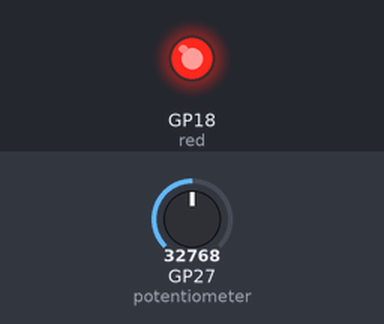
A program run on a simulated Raspberry Pi Pico running MicroPython. Shown: output pins drawn as LEDs (lit = HIGH). The test bench sets the inputs (shaded band); at power-on: GP27 (potentiometer) = 32768 (analog values on the 0–65535 scale).

Above: at 1.2 s.
1.3 s: GP27 (potentiometer) set to 7864
At 1.9 s:
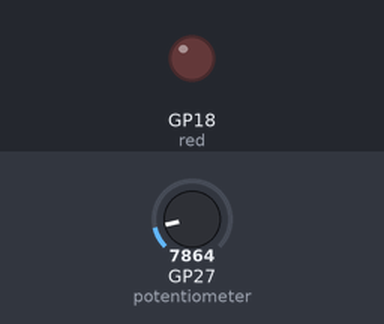
4.8 s: GP27 (potentiometer) set to 0
Timing chart, 0 to 5.2 s (numbered marks = the images above; inputs shaded):
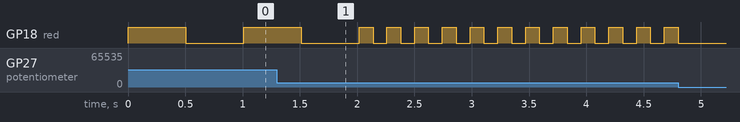

Measured:
- by itself, GP18 (red): repeats every 0.24 s: HIGH 0.12 s, LOW 0.12 s

The program:

day4_2.py
```python
# Imports
from machine import ADC, Pin
import time

# Set up the potentiometer on ADC pin 27
potentiometer = ADC(Pin(27))

# Set up the red LED pin
red = Pin(18, Pin.OUT)

# Create a variable called mydelay and start at 0
mydelay = 0

while True: # Loop forever

    # Update our variable with the reading divided by 65000
    mydelay = potentiometer.read_u16() / 65000

    # Red LED on for the variable delay period
    red.value(1)
    time.sleep(mydelay)

    # Red LED off for the variable delay period
    red.value(0)
    time.sleep(mydelay)
```
